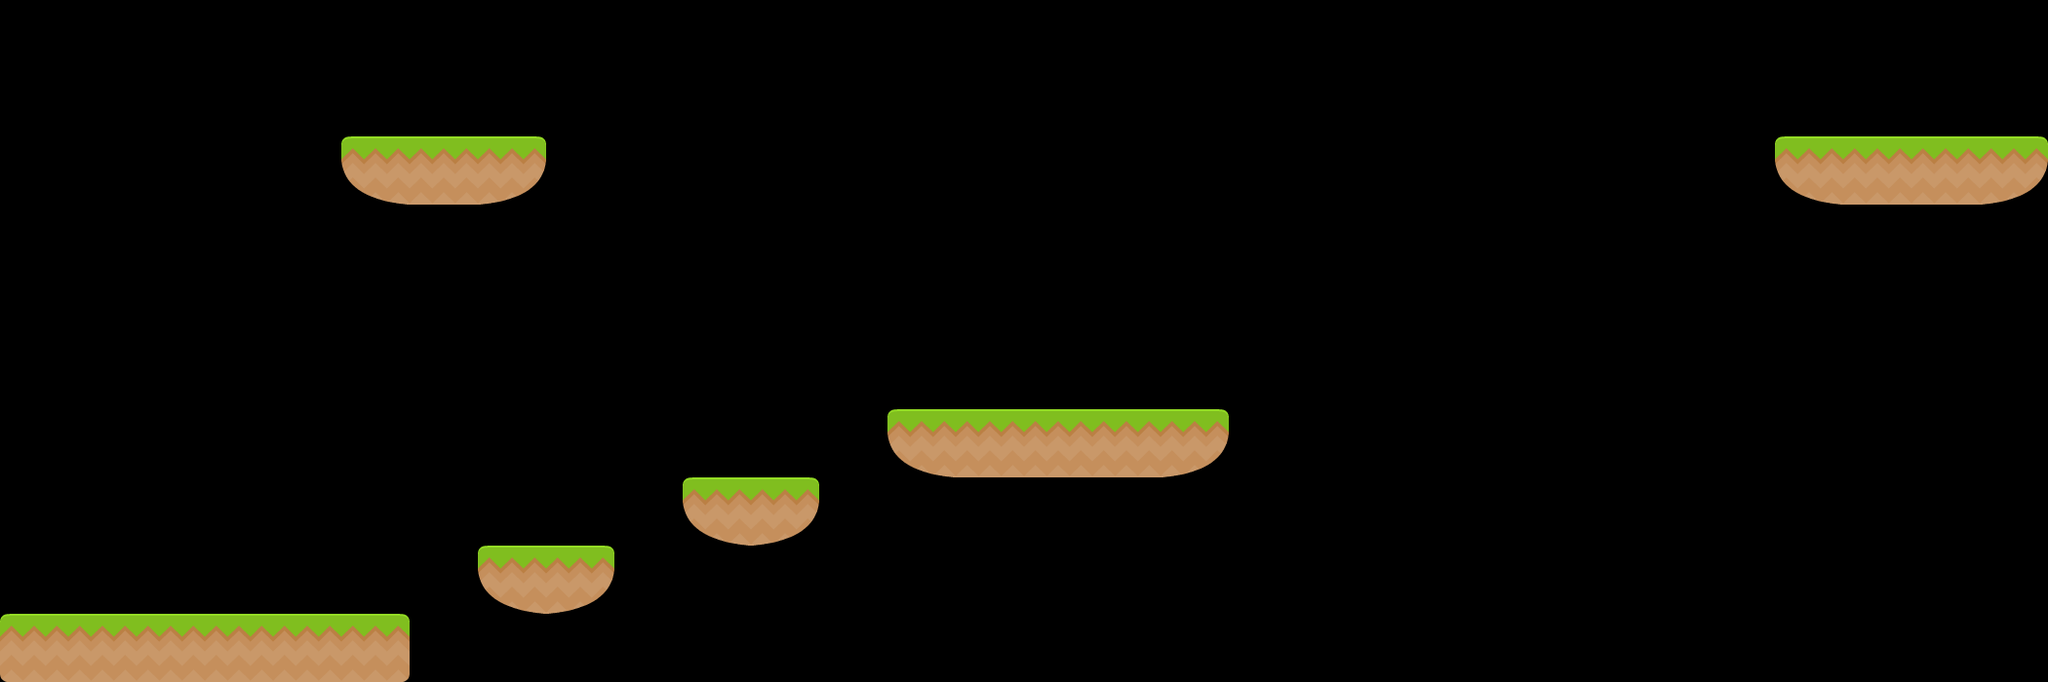

This game map was drawn from its Tiled (.tmx) file and the tilesets committed beside it. A one-line description and the full map source follow:
An orthogonal 30x10 tile map with 70x70 px tiles, 1 tile layer (Tile Layer 1) and 15 objects (6x platform, 2x portal, exitSign, doorBot, doorTop, ...).

<map version="1.2" tiledversion="1.2.3" orientation="orthogonal" renderorder="right-down" width="30" height="10" tilewidth="70" tileheight="70" infinite="0" nextlayerid="3" nextobjectid="36">
 <properties>
  <property name="star1time" type="float" value="24" />
 </properties>
 <tileset firstgid="1" name="tiles_spritesheet" tilewidth="70" tileheight="70" spacing="2" tilecount="156" columns="12">
  <image source="tiles_spritesheet.png" width="914" height="936" />
 </tileset>
 <layer id="1" name="Tile Layer 1" width="30" height="10">
  <data encoding="csv">
0,0,0,0,0,0,0,0,0,0,0,0,0,0,0,0,0,0,0,0,0,0,0,0,0,0,0,0,0,0,
0,0,0,0,0,0,0,0,0,0,0,0,0,0,0,0,0,0,0,0,0,0,0,0,0,0,0,0,0,0,
0,0,0,0,0,129,104,105,0,0,0,0,0,0,0,0,0,0,0,0,0,0,0,0,0,0,129,104,104,105,
0,0,0,0,0,0,0,0,0,0,0,0,0,0,0,0,0,0,0,0,0,0,0,0,0,0,0,0,0,0,
0,0,0,0,0,0,0,0,0,0,0,0,0,0,0,0,0,0,0,0,0,0,0,0,0,0,0,0,0,0,
0,0,0,0,0,0,0,0,0,0,0,0,0,0,0,0,0,0,0,0,0,0,0,0,0,0,0,0,0,0,
0,0,0,0,0,0,0,0,0,0,0,0,0,129,104,104,104,105,0,0,0,0,0,0,0,0,0,0,0,0,
0,0,0,0,0,0,0,0,0,0,129,105,0,0,0,0,0,0,0,0,0,0,0,0,0,0,0,0,0,0,
0,0,0,0,0,0,0,129,105,0,0,0,0,0,0,0,0,0,0,0,0,0,0,0,0,0,0,0,0,0,
116,104,104,104,104,92,0,0,0,0,0,0,0,0,0,0,0,0,0,0,0,0,0,0,0,0,0,0,0,0
</data>
 </layer>
 <objectgroup id="2" name="Object Layer 1">
  <object id="1" type="exitSign" gid="65" x="1120" y="420" width="70" height="70" />
  <object id="3" type="doorBot" gid="58" x="1190" y="420" width="70" height="70" />
  <object id="4" type="doorTop" gid="46" x="1190" y="350" width="70" height="70" />
  <object id="10" type="button" x="1890" y="70">
   <point />
  </object>
  <object id="14" type="platform" x="350" y="140" width="210" height="70" />
  <object id="16" type="platform" x="910" y="420" width="350" height="70" />
  <object id="18" type="platform" x="0" y="630" width="420" height="70" />
  <object id="19" type="platform" x="1820" y="140" width="280" height="70" />
  <object id="21" type="portal" gid="98" x="350" y="140" width="70" height="70" />
  <object id="22" type="portal" gid="98" x="2030" y="140" width="70" height="70" />
  <object id="23" type="platform" x="490" y="560" width="140" height="70" />
  <object id="28" type="enemyBox" gid="61" x="980" y="420" width="70" height="70" />
  <object id="32" type="lift" gid="16" x="210" y="560" width="70" height="70">
   <properties>
    <property name="endY" type="int" value="70" />
   </properties>
  </object>
  <object id="33" type="platform" x="700" y="490" width="140" height="70" />
  <object id="34" type="messagePrompt" x="0" y="490" width="420" height="70">
   <properties>
    <property name="message" value="Use the lift to get to higher spaces" />
   </properties>
  </object>
 </objectgroup>
</map>
